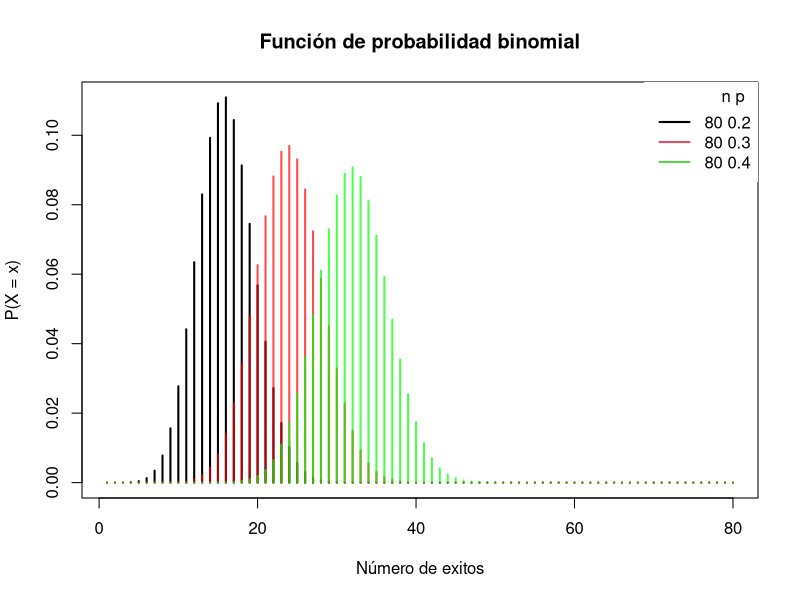
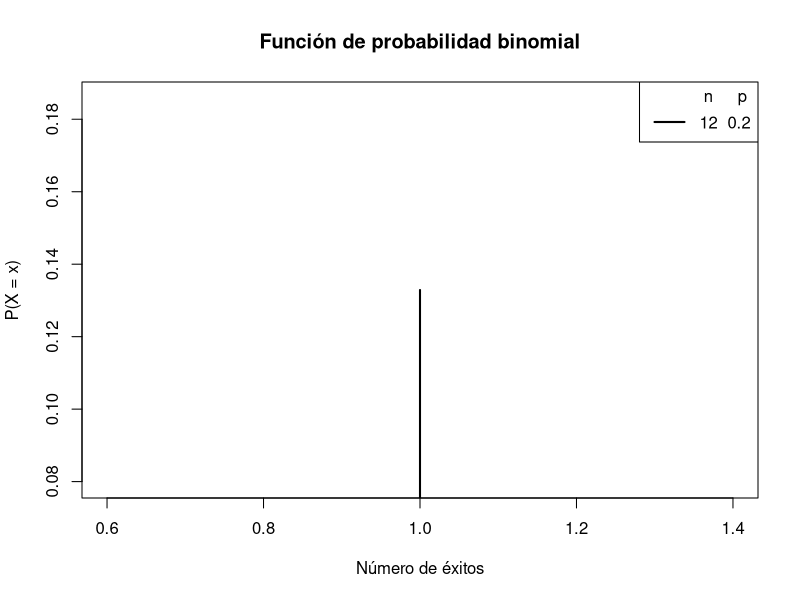
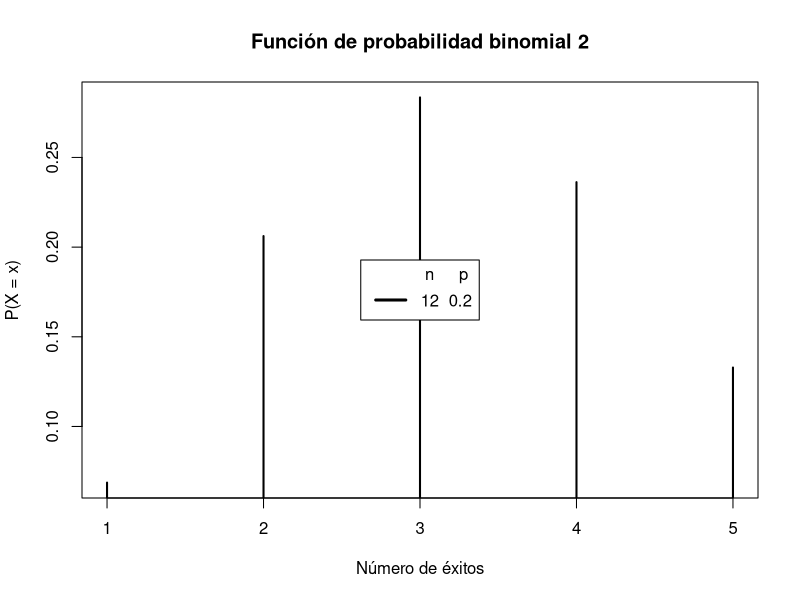
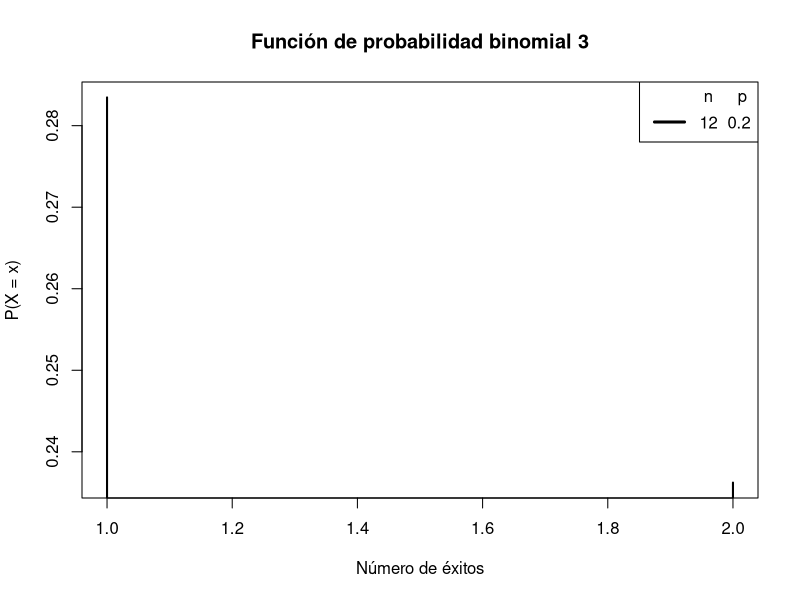
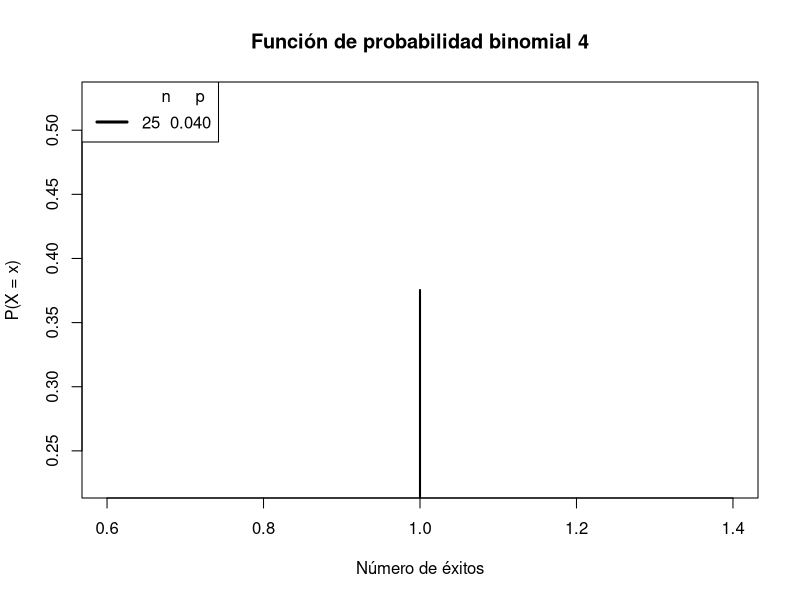
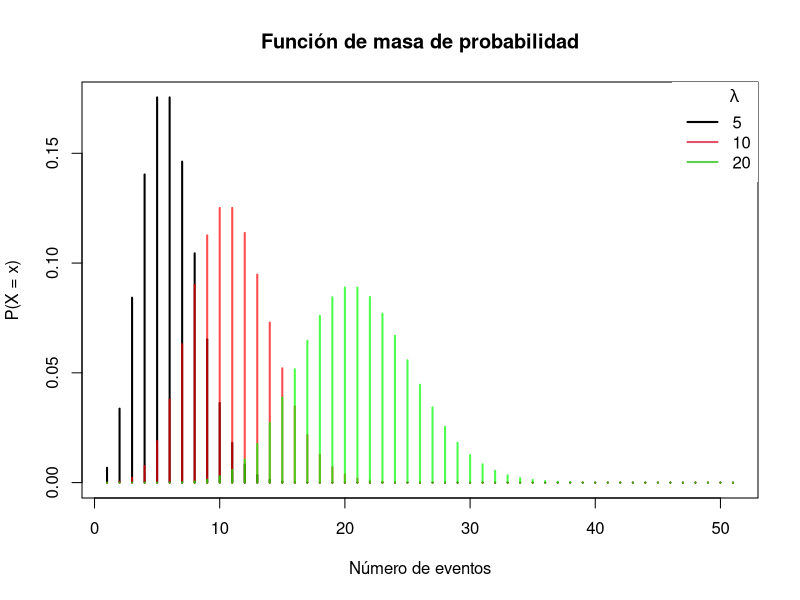
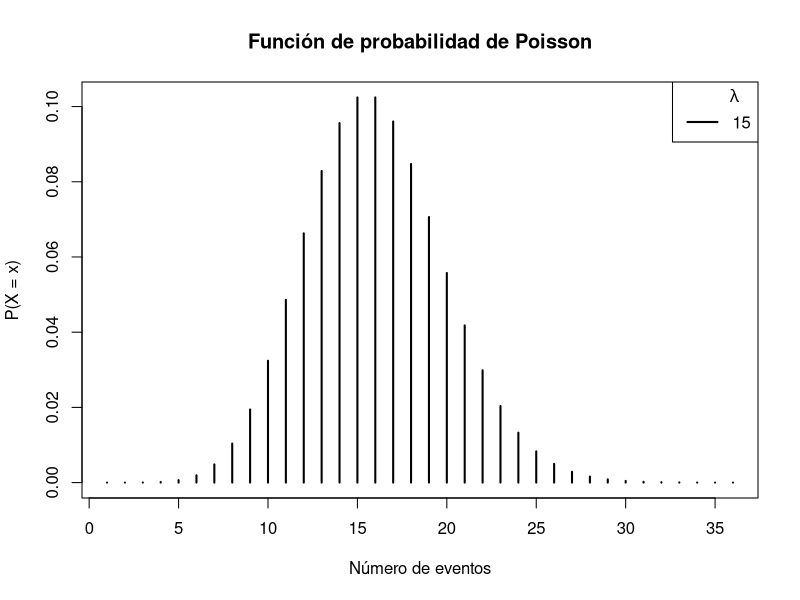
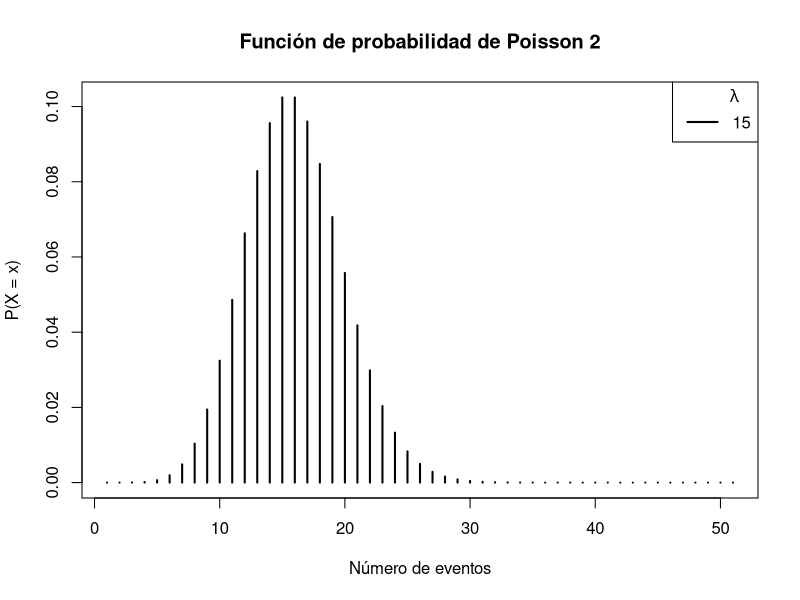

The R source for these figures, in order:
## Distribuciones

#Distribución binomial

#Ejemplo 1:

#Suponga que hay doce preguntas de opción múltiple en un
#examen de matemáticas. Cada pregunta tiene cinco posibles respuestas
#y sólo una de ellas es correcta. Encuentre la probabilidad 
#de tener cuatro o menos respuestas correctas si un estudio
#intenta responder a cada pregunta al azar.

#Solución para que saque 4 respuestas correctas:

#Dado que sólo una de cada cinco respuestas posibles es
#correcta la probabilidad de responder correctamente una
#pregunta al azar es de 1/5= 0.2. Podemos encontrar la 
#probabilidad de tener exactamente 4 respuestas correctas 
#por intentos aleatorios de la siguiente manera:

# 1. Probabilidad de escoger una respuesta de 5 posibles 
p<-1/5

# 2. Espacio muestral (12 preguntas en total)
n<-12

# 3. Probabilidad de tener 4 respuestas correctas elegidas 
#aleatoriamente
k<-4 

#Función en R
dbinom(k,n, 0.2)
dbinom(4,12, 0.2)

#Ejemplo de cómo realizar un gráfico de la distribución normal

# 1. Rejilla de valores del eje X, **x=80**. Se van a utilizar el
# mismo de valor de "x", de "n" y la probabilidad es la que va a ir
#cambiando, en esta ocasión se ocuparán las probabilidades de 
#**0.2, 0.3 y 0.4**. Además de poner la leyenda.

x<- 1:80
plot(dbinom(x, size = 80, prob = 0.2),
     type = "h", lwd = 2,
     main = "Función de probabilidad binomial",
     ylab = "P(X = x)", xlab = "Número de exitos")
lines(dbinom(x, size = 80, prob = 0.3),
      type = "h",
      lwd = 2, col = rgb(1,0,0, 0.7))
lines(dbinom(x, size = 80, prob = 0.4),
      type = "h",
      lwd = 2, col = rgb(0, 1, 0, 0.7))
legend("topright",legend =c("80 0.2", "80 0.3", "80 0.4"),
      title = "n p", title.adj = 0.85,
      lty = 1, col = 1:3, lwd = 2, box.lty = 0) 
       
# Ejercicio de cómo realizar nuestro gráfico la distribución binomial

# x = 4

# size = 12

# probabilidad = 0.2

#x= 4

# size = 12

# propabilidad = 0.2 

x <- 4
plot(dbinom(4, size = 12, prob = 0.2), type = "h", lwd = 2,
     main = "Función de probabilidad binomial",
     ylab = "P(X = x)", xlab = "Número de éxitos")
legend("topright", legend = c("12  0.2"),
       title = "n     p", title.adj = 0.85,
       lty = 1, col = 1:3, lwd = 2, box.lty = 1)

#Ejemplo 2:*
#Suponga que hay doce preguntas de opción múltiple en un 
#examen de matemáticas. Cada pregunta tiene cinco posibles
#respuestas, y sólo una de ellas es correcta. Encuentre la
#probabilidad de tener cuatro o menos respuestas correctas si
#un estudiante intenta responder a cada pregunta al azar.
#Solución 2: Para que saque una respuesta o menos correcta*
#Para encontrar la probabilidad de tener cuatro o menos respuestas
#correctas de forma aleatoria se utiliza la función dbinom con 
#k=0,1,2,3,4.
#1.- La forma sencilla de calcular la probabilidad

sum(dbinom(0:4, 12, 0.2))


#2.- Código para realizar nuestro gráfico de la distribución
#binomial. 

#NOTA 1:* Se pone la leyenda en el centro del gráfico, 
#buscando la manera en la que no se pierda ningún dato. 

#NOTA 2:* Se ponen ambos códigos de manera conjunta para 
#que la leyenda salga junto con el gráfico. 

x <- 0:4
plot(dbinom(0:4, size = 12, prob = 0.2), type = "h", lwd = 2,
     main = "Función de probabilidad binomial 2",
     ylab = "P(X = x)", xlab = "Número de éxitos")
legend("center", legend = c("12  0.2"),
       title = "n     p", title.adj = 0.85,
       lty = 1, col = 1:3, lwd = 3, box.lty = 1)

# Ejercicios:
#1.- ¿Cuál es la probabilidad de que 2 o 3 preguntas sean
#respondidas correctamente? (Continuación del ejercicio anterior)
#a) Forma fácil y rápida 

sum(dbinom(2:3, 12, 0.2))


#b) Forma tardada 


dbinom(2, 12, 0.2)
dbinom(3, 12, 0.2)


#c) Código para realizar nuestro gráfico de la distribución binomial


x <- 2:3
plot(dbinom(2:3, size = 12, prob = 0.2), type = "h", lwd = 2,
     main = "Función de probabilidad binomial 3",
     ylab = "P(X = x)", xlab = "Número de éxitos")
legend("topright", legend = c("12  0.2"),
       title = "n     p", title.adj = 0.85,
       lty = 1, col = 1:3, lwd = 3, box.lty = 1)

#2.- Supongamos que la empresa Apple fabricó el Iphone 11S
#con una probabilidad de 0.005 de ser defectuoso. El producto se 
#envía en una caja que contiene 25 artículos. ¿Cuál es la 
#probabilidad de que una caja elegida al azar contenga un Iphone
#11S defectuoso?
#1. Probabilidad general = 0.005
#2. Probabilidad de que salga un celular defectuoso en la caja


p<-1/25


#3. Espacio muestral 

n<-25


#4. Probabilidad de que salga el teléfono defectuoso

k<-1


#5. Función en R:  dbinom(k, n, p)


dbinom(1, 25, 0.040)


#6.- Código para realizar nuestro gráfico de la distribución
#binomial. 
#*NOTA:* La leyenda se cambia de lugar para que no se 
#tape ningún dato

x <- 1
plot(dbinom(1, size = 25, prob = 0.040), type = "h", lwd = 2,
     main = "Función de probabilidad binomial 4",
     ylab = "P(X = x)", xlab = "Número de éxitos")
legend("topleft", legend = c("25  0.040"),
       title = "n     p", title.adj = 0.85,
       lty = 1, col = 1:3, lwd = 3, box.lty = 1)

#Distribución Poisson

#*Ejemplo de cómo realizar un gráfico de distribución Poisson* 
#Rejilla de valores del eje X, *x=0:50. Se van a utilizar el 
#mismo de valor de "x", y lambda es la que va a ir cambiando,
#en esta ocasión se ocuparán valores de **5, 10 y 20*. Además
#de poner la leyenda. 

x <- 0:50
plot(dpois(x, 5), type = "h", lwd = 2,
     main = "Función de masa de probabilidad",
     ylab = "P(X = x)", xlab = "Número de eventos")
lines(dpois(x, 10), type = "h", lwd = 2, 
      col = rgb(1,0,0, 0.7))
lines(dpois(x, 20), type = "h", lwd = 2, 
      col = rgb(0, 1, 0, 0.7))
legend("topright", legend = c("5", "10", "20"),
       title = expression(lambda), title.adj = 0.75,
       lty = 1, col = 1:3, lwd = 2, box.lty = 0)





#*Ejemplos a desarrollar:*
#Suponga que se desea saber el número de llegadas de los
#estudiantes de una Escuela Primaria en un lapso de 15 minutos
#a la entrada de la escuela. Se puede suponer que la probabilidad
#de llegada de los estudiantes es la misma que cualquiera de los
#dos lapsos con la misma dirección siendo estas independientes
#a que llegue o no el estudiante. El número promedio de alumnos 
#que llegan en un lapso de 15 minutos son 35. Para optimizar la 
#llegada de los estudiantes evitando las aglomeraciones se requiere
#saber la probabilidad de que lleguen 50 alumnos en 15 minutos.

#1.- Probabilidad de que 35 alumnos lleguen en 15 minutos a la
#entrada de la escuela

#x= número de alumnos = 35

#lamda= tiempo de llegada = 15

x=35
lamda=15
dpois(x,lamda)


#b) Gráfico junto con la leyenda

plot(dpois(0:35, 15), type = "h", lwd = 2,
     main = "Función de probabilidad de Poisson",
     ylab = "P(X = x)", xlab = "Número de eventos")
legend("topright", legend = c("15"), 
       title = expression(lambda), title.adj = 0.75,lty = 1, 
       col = 1:3, lwd = 2, box.lty = 1)



#2.- Probabilidad de que 50 alumnos lleguen en 15
#minutos a la entrada de la escuela

#x= número de alumnos = 50

#lamda= tiempo de llegada = 15

x=50
lamda=15
dpois(x,lamda)

#b) Gráfico y leyenda 

plot(dpois(0:50, 15), type = "h", lwd = 2,
     main = "Función de probabilidad de Poisson 2",
     ylab = "P(X = x)", xlab = "Número de eventos")
legend("topright", legend = c("15"), 
       title = expression(lambda), title.adj = 0.75,lty = 1, 
       col = 1:3, lwd = 2, box.lty = 1)


#Ejercicios
#1.- ¿Cuál es la probabilidad de que a la escuela 
#lleguen 34 alumnos en 5 minutos?
#a) Probabilidad de que 34 alumnos lleguen en 5 minutos
#a la entrada de la escuela
#x= número de alumnos = 34
#lamda= tiempo de llegada = 5


x=34
lambda=5
dpois(x,lamda)


#b) Gráfico con su leyenda  

x <- 34 
plot(dpois(0:34, 5), type = "h", lwd = 2,
     main = "Función de probabilidad de Poisson 3",
     ylab = "P(X = x)", xlab = "Número de eventos")
legend("topright", legend = c("5"), 
       title = expression(lambda), title.adj = 0.75,lty = 1,
       col = 1:3, lwd = 2, box.lty = 1)


#2.- ¿Cuál es la probabilidad de que a la salida de la escuela,
#se encuentren 60 alumnos en 5 minutos?
#a) Probabilidad de que 60 alumnos salgan en 5 minutos a la 
#salida de la escuela
#x= número de alumnos = 60 
#lamda= tiempo de llegada = 5

x=60
lamda=5
dpois(x,lamda)

#b) Gráfico y leyenda

plot(dpois(0:60, 5), type = "h", lwd = 2,
     main = "Función de probabilidad de Poisson 4",
     ylab = "P(X = x)", xlab = "Número de eventos")
legend("topright", legend = c("5"), title = expression(lambda),
       title.adj = 0.75,lty = 1, col = 1:3, lwd = 2, 
       box.lty = 1)



#3.- ¿Cuál es la probabilidad de que a la salida de la escuela,
#se encuentren 120 alumnos en 5 minutos?
#a) Probabilidad de que 120 alumnos salgann en 5 minutos
#a la salida de la escuela
#x= número de alumnos = 120
#lamda= tiempo de llegada = 5

x=120
lamda=5
dpois(x,lamda)


#b) Gráfico con su leyenda 

plot(dpois(0:120, 5), type = "h", lwd = 2,
     main = "Función de probabilidad de Poisson 5",
     ylab = "P(X = x)", xlab = "Número de eventos")
legend("topright", legend = c("5"), title = expression(lambda),
       title.adj = 0.85,lty = 1, col = 1:3, lwd = 2, 
       box.lty = 1)

#Gráfico para que esten todas las distribuciones juntas

#Se realiza un gráfico en el que se junten las distribuciones, sin embargo se debe modificar el valor de lambda para que se pueda observar bien el gráfico, pero el valor de "x" sigue igual, además de que la leyenda también cambia. 


plot(dpois(0:120, 5), type = "h", lwd = 2,
     main = "Función de probabilidad de Poisson 6",
     ylab = "P(X = x)", xlab = "Número de eventos")
lines(dpois(0:60, 10), type = "h", lwd = 3, 
      col = rgb(1,0,0, 0.7))
lines(dpois(0:34, 20), type = "h", lwd = 4, 
      col = rgb(0, 1, 0, 0.7))
legend("topright", legend = c("5", "10", "20"),
       title = expression(lambda), title.adj = 0.75,
       lty = 1, col = 1:3, lwd = 2, box.lty = 0)


